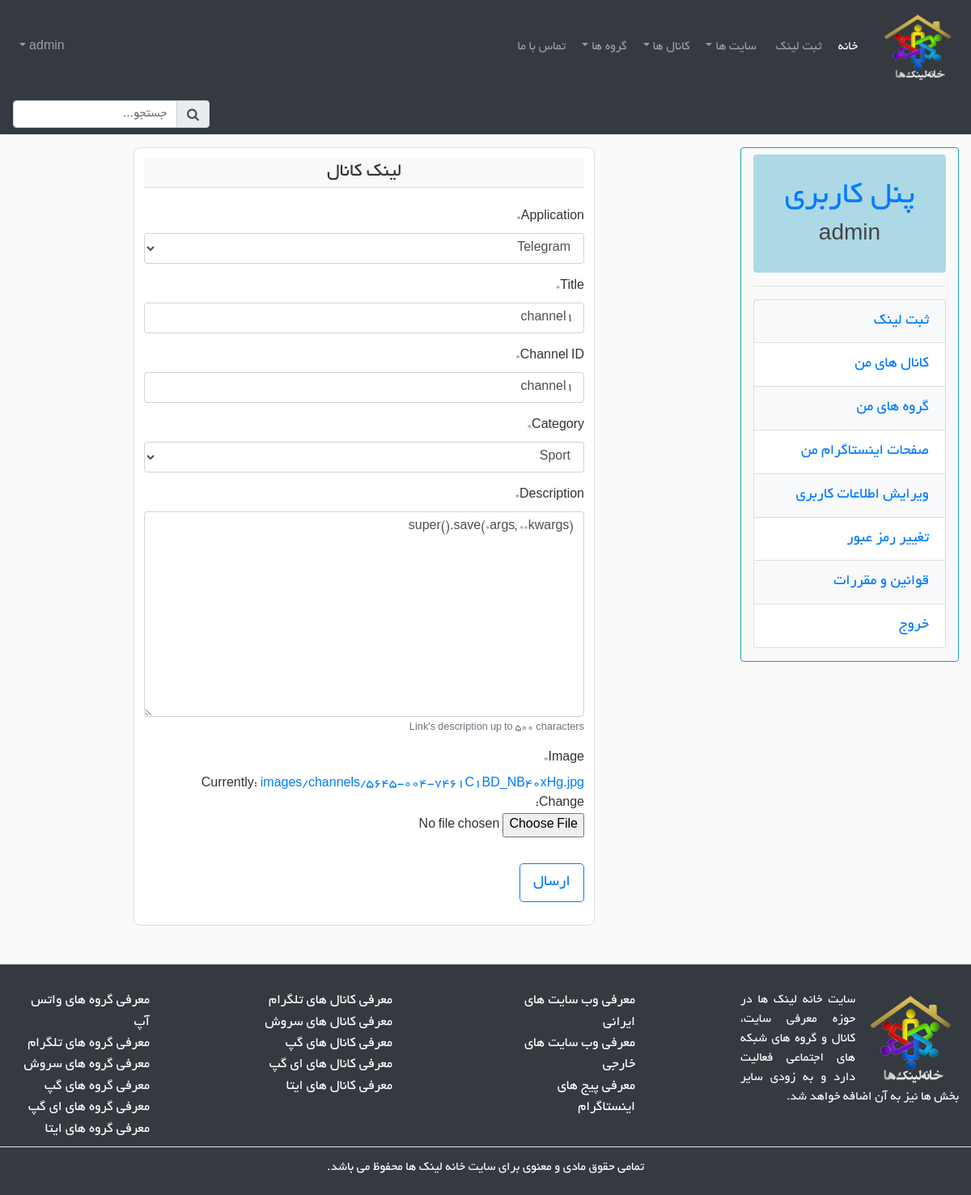
Page /channels/telegram-channel1/update/ (signed in) on the earlier database version.
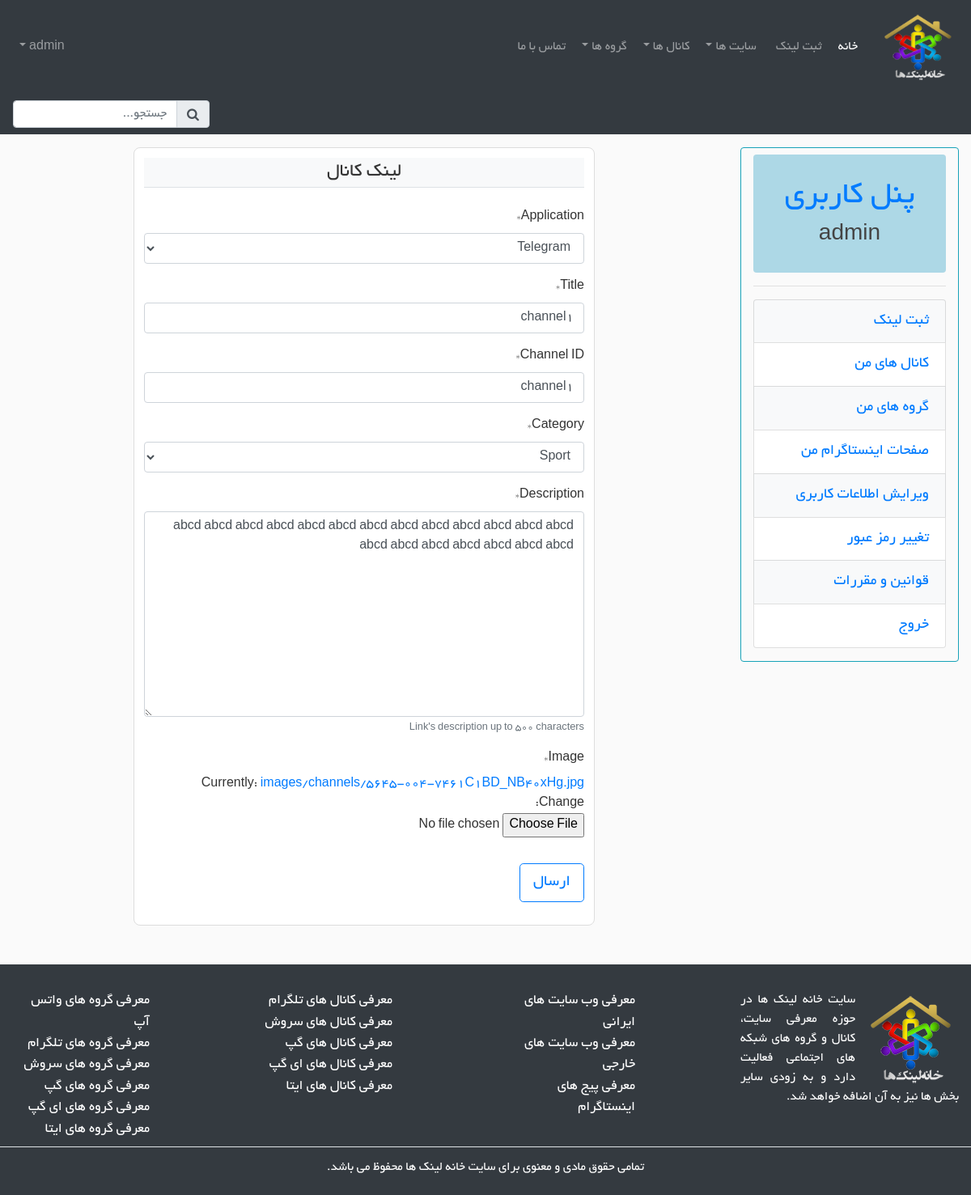
Same page on the later database version.
### links/models.py (models this page shows, shortened)
class Link(models.Model):
    STATUS_CHOICES = (
        ('draft', _('Draft')),
        ('published', _('Published')),
    )
    author = models.ForeignKey(settings.AUTH_USER_MODEL,
        on_delete=models.CASCADE)
    title = models.CharField(max_length=60, verbose_name=_('Title'))
    slug = models.SlugField(max_length=60, blank=True)
    url = models.URLField(verbose_name=_('URL'))
    category = models.ForeignKey(Category, on_delete=models.SET_NULL, null=True,
        verbose_name=_('Category'))
    description = models.TextField(max_length=500,
        verbose_name=_('Description'),
        help_text=_("Link's description up to 500 characters"))
    image = models.ImageField(upload_to=image_upload_path,
        verbose_name=_('Image'))
    tags = TaggableManager()
    created = models.DateTimeField(default=timezone.localtime)
    updated = models.DateTimeField(auto_now=True)
    status = models.CharField(max_length=10, choices=STATUS_CHOICES,
        default='draft')
    parent = models.ForeignKey("self", null=True, blank=True,
		on_delete=models.CASCADE)
    objects = LinkManager()
    published = PublishedManager()
    class Meta:
        abstract = True

class Channel(Link):
    url_reverse = 'links:channel-detail'
    APPLICATION_CHOICES = (
        ('telegram', _('Telegram')),
        ('soroush', _('Soroush')),
        ('gap', _('Gap')),
        ('igap', _('IGap')),
        ('eitaa', _('Eitaa')),
    )
    application = models.CharField(max_length=8, choices=APPLICATION_CHOICES,
        verbose_name=_('Application'))
    channel_id = models.CharField(max_length=32, verbose_name=_('Channel ID'))
    class Meta:
        ordering = ('-created',)

class Category(models.Model):
    title = models.CharField(max_length=60, unique=True)
    def __str__(self):
        return self.title
    class Meta:
        verbose_name_plural = _('Categories')

### links/views.py (the view)
# urls.py: path('channels/<slug:slug>/update/', views.ChannelUpdateView.as_view(),
class ChannelUpdateView(LoginRequiredMixin, OwnerMixin, UpdateMixIn):
    model = Channel
    fields = (
        'application',
        'title',
        'channel_id',
        'category',
        'description',
        'image'
    )
    success_message = update_message

### links/mixins.py (called while the page is built)
    def test_func(self):
        self.object = self.get_object()
        return (self.request.user == self.object.author)

### links/models.py (called while the page is built)
	def all(self):
		return super().filter(parent=None)

### links/templates/links/channel_form.html (shortened to what this page needs)
{% extends "base_dashboard.html" %}
{% load crispy_forms_tags %}
{% block content %}
<section class="col-xl-9 col-md-8">
    <div class="row mt-3">
        <div class="offset-lg-2 col-lg-8 col-12">
            <div class="content-section">
                <form method="post" enctype="multipart/form-data">
                    <fieldset class="form-group">
                        <legend class="border-bottom mb-4 text-center bg-light">لینک کانال</legend>
                        {{ form|crispy }}
                    </fieldset>
                    <div class="form-group">
                        <button class="btn btn-lg btn-outline-primary" type="submit">ارسال</button>
                    </div>
                </form>
            </div>
        </div>
    </div>
</section>
{% endblock %}

### templates/base_dashboard.html
{% extends "base_basic.html" %}
{% load static %}
{% block rightside %}
    {% include "right_side_dashboard.html" %}
{% endblock %}

### templates/base_basic.html (shortened to what this page needs)
{% load static %}
<!doctype html>
<html lang="fa">
<head>
    <link href="{% static "css/bootstrap.min.css" %}" rel="stylesheet">
    <link href="{% static "css/font-awesome.min.css" %}" rel="stylesheet">
    <link href="{% static "css/style.css" %}" rel="stylesheet">
</head>
<body>
    {% include "navbar.html" %}
    <div class="container-fluid">
        <div class="row">
            {% block rightside %}{% endblock %}
            {% block content %}{% endblock %}
        </div>
    </div>
    {% include "footer.html" %}
</body>
</html>

### templates/navbar.html (shortened to what this page needs)
{% load static %}
<nav class="navbar navbar-dark bg-dark navbar-expand-md">
    <a href="{% url 'links:index' %}"><img class="navbar-brand top-logo" src="{% static "img/logo.png" %}" alt="Homelinks logo"></a>
    <div class="collapse navbar-collapse" id="mainNavbar">
        <ul class="navbar-nav mr-auto">
            <li class="nav-item active mr-1">
                <a class="nav-link" href="{% url 'links:index' %}">خانه</a>
            </li>
            <li class="nav-item mr-2">
                <a class="nav-link" href="{% url 'dashboard:add_link' %}">ثبت لینک</a>
            </li>
            <li class="nav-item dropdown mr-1">
                <a class="nav-link dropdown-toggle">سایت ها</a>
            </li>
            <li class="nav-item dropdown mr-1">
                <a class="nav-link dropdown-toggle">کانال ها</a>
            </li>
            <li class="nav-item dropdown mr-1">
                <a class="nav-link dropdown-toggle">گروه ها</a>
            </li>
            <li class="nav-item">
                <a class="nav-link" href="% url 'contact:contact-us' %">تماس با ما</a>
            </li>
        </ul>
        <ul class="navbar-nav">
            {% if user.is_authenticated %}
                <li class="nav-item dropdown">
                    <a class="nav-link dropdown-toggle">{% if user.first_name and user.last_name %}{{ user.first_name }} {{ user.last_name }}{% else %}{{ user.username}}{% endif %}</a>
                </li>
            {% else %}
                <li class="nav-item"><a class="nav-link white" href="% url 'users:login' %">ورود</a></li>
                <li class="nav-item"><a class="nav-link white" href="% url 'users:register' %">ثبت نام</a></li>
            {% endif %}
        </ul>
    </div>
</nav>
<nav class="navbar navbar-dark bg-dark">
    <div class="col-12 m-0 p-0">
        <form class="form-inline float-right" action="% url 'links:search' %">
            <div class="input-group form-1 pl-0">
              <div class="input-group-prepend">
                  <button type="submit" class="input-group-text cyan lighten-2 cursor-pointer"><i class="fa fa-search" aria-hidden="true"></i></button>
              </div>
              <input name="q" class="form-control my-0 py-1" type="text" placeholder="جستجو..." aria-label="Search">
            </div>
        </form>
    </div>
</nav>

### templates/right_side_dashboard.html
{% load static %}
<aside class="col-xl-3 col-md-4">
  <div class="row ml-auto mr-auto mt-3">
      <div class="col-12 border border-info rounded">
          <div class="mt-2 mb-2 rounded p-1 lightblue">
              <h1 class="mt-4 text-center display-5"><a href="{% url 'dashboard:index' %}">پنل کاربری</a></h1>
              <h3 class="mb-4 text-center">{% if user.first_name and user.last_name %}{{ user.first_name }} {{ user.last_name }}{% else %}{{ user.username }}{% endif %}</h3>
          </div>
          <hr>
          <div class="row mt-3">
              <div class="col-12">
                  <ul class="list-unstyled mb-3 rem1-2">
                      <li class="list-group-item light-even">
                          <a href="{% url 'dashboard:add_link' %}">ثبت لینک</a>
                      </li>
                      <li class="list-group-item light-even">
                          <a href="{% url 'dashboard:users_channels' %}">کانال های من</a>
                      </li>
                      <li class="list-group-item light-even">
                          <a href="{% url 'dashboard:users_groups' %}">گروه های من</a>
                      </li>
                      <li class="list-group-item light-even">
                          <a href="{% url 'dashboard:users_instagrams' %}">صفحات اینستاگرام من</a>
                      </li>
                      <li class="list-group-item light-even">
                          <a href="% url 'users:update' %">ویرایش اطلاعات کاربری</a>
                      </li>
                      <li class="list-group-item light-even">
                          <a href="% url 'users:password_change' %">تغییر رمز عبور</a>
                      </li>
                      <li class="list-group-item light-even">
                          <a href="{% url 'dashboard:rules' %}">قوانین و مقررات</a>
                      </li>
                      <li class="list-group-item light-even">
                          <a href="% url 'users:logout' %">خروج</a>
                      </li>
                  </ul>
              </div>
          </div>
      </div>
  </div>
</aside>

### templates/footer.html
{% load static %}
<footer class="footer mt-5 bg-dark white">
    <div class="container-fluid pt-4">
        <div class="row">
            <div class="col-xl-3 col-lg-3 col-md-6 col-12 py-2">
                <a href="/"><img class="float-left mr-2" src="{% static "img/logo.png" %}" alt="HomeLinks logo"></a>
                <p class="text-justify">سایت خانه لینک ها در حوزه معرفی سایت، کانال و گروه های شبکه های اجتماعی فعالیت دارد و به زودی سایر بخش ها نیز به آن اضافه خواهد شد.</p>
            </div>
            <div class="offset-xl-1 col-xl-2 col-lg-3 col-md-6 col-12 py-2">
                <ul class="list-unstyled">
                    <li><a class="footer-link" href="{% url 'links:iranian-websites' %}">معرفی وب سایت های ایرانی</a></li>
                    <li><a class="footer-link" href="{% url 'links:foreign-websites' %}">معرفی وب سایت های خارجی</a></li>
                    <li><a class="footer-link" href="{% url 'links:instagrams' %}">معرفی پیج های اینستاگرام</a></li>
                </ul>
            </div>
            <div class="offset-xl-1 col-xl-2 col-lg-3 col-md-6 col-12 py-2">
                <ul class="list-unstyled">
                    <li><a class="footer-link" href="{% url 'links:telegram-channels' %}">معرفی کانال های تلگرام</a></li>
                    <li><a class="footer-link" href="{% url 'links:soroush-channels' %}">معرفی کانال های سروش</a></li>
                    <li><a class="footer-link" href="{% url 'links:gap-channels' %}">معرفی کانال های گپ</a></li>
                    <li><a class="footer-link" href="{% url 'links:igap-channels' %}">معرفی کانال های ای گپ</a></li>
                    <li><a class="footer-link" href="{% url 'links:eitaa-channels' %}">معرفی کانال های ایتا</a></li>
                </ul>
            </div>
            <div class="offset-xl-1 col-xl-2 col-lg-3 col-md-6 col-12 py-2">
                <ul class="list-unstyled">
                    <li><a class="footer-link" href="{% url 'links:whatsapp-groups' %}">معرفی گروه های واتس آپ</a></li>
                    <li><a class="footer-link" href="{% url 'links:telegram-groups' %}">معرفی گروه های تلگرام</a></li>
                    <li><a class="footer-link" href="{% url 'links:soroush-groups' %}">معرفی گروه های سروش</a></li>
                    <li><a class="footer-link" href="{% url 'links:gap-groups' %}">معرفی گروه های گپ</a></li>
                    <li><a class="footer-link" href="{% url 'links:igap-groups' %}">معرفی گروه های ای گپ</a></li>
                    <li><a class="footer-link" href="{% url 'links:eitaa-groups' %}">معرفی گروه های ایتا</a></li>
                </ul>
            </div>
            <div class="col-12 border-top">
                <h6 class="text-center p-3 white">
                تمامی حقوق مادی و معنوی برای سایت <a href="/">خانه لینک ها</a> محفوظ می باشد.
                </h6>
            </div>
        </div>
    </div>
</footer>

### assets/css/style.css (style rules this page uses)
body { direction: rtl; font-family:BYekan, Tahoma, Geneva, sans-serif; background: #fafafa; color: #333333; }
a { text-decoration: none !important; }
.white { color: white; }
h1, h2, h3, h4, h5, h6 { color: #444444; }
ul { margin: 0; }
.content-section { background: #fff; padding: 12px; border: 1px solid #dddddd; border-radius: 8px; }
.lightblue { background-color: lightblue; }
li.light-even:nth-of-type(2n + 1) { background: #f8f9fa !important; }
.footer a { color: #fff; }
.footer ul { font-size: 1.1rem; }
.cursor-pointer { cursor: pointer; }
.top-logo { width: 100px; height: 100px; }
.rem1-2 { font-size: 1.2rem; }

Differences in the rows shown:
changed Channel "Telegram": description "super().save(*args, **kwargs)" → "abcd abcd abcd abcd abcd abcd abcd abcd abcd abcd abcd abcd abcd abcd abcd abcd abcd abcd abcd abcd"
